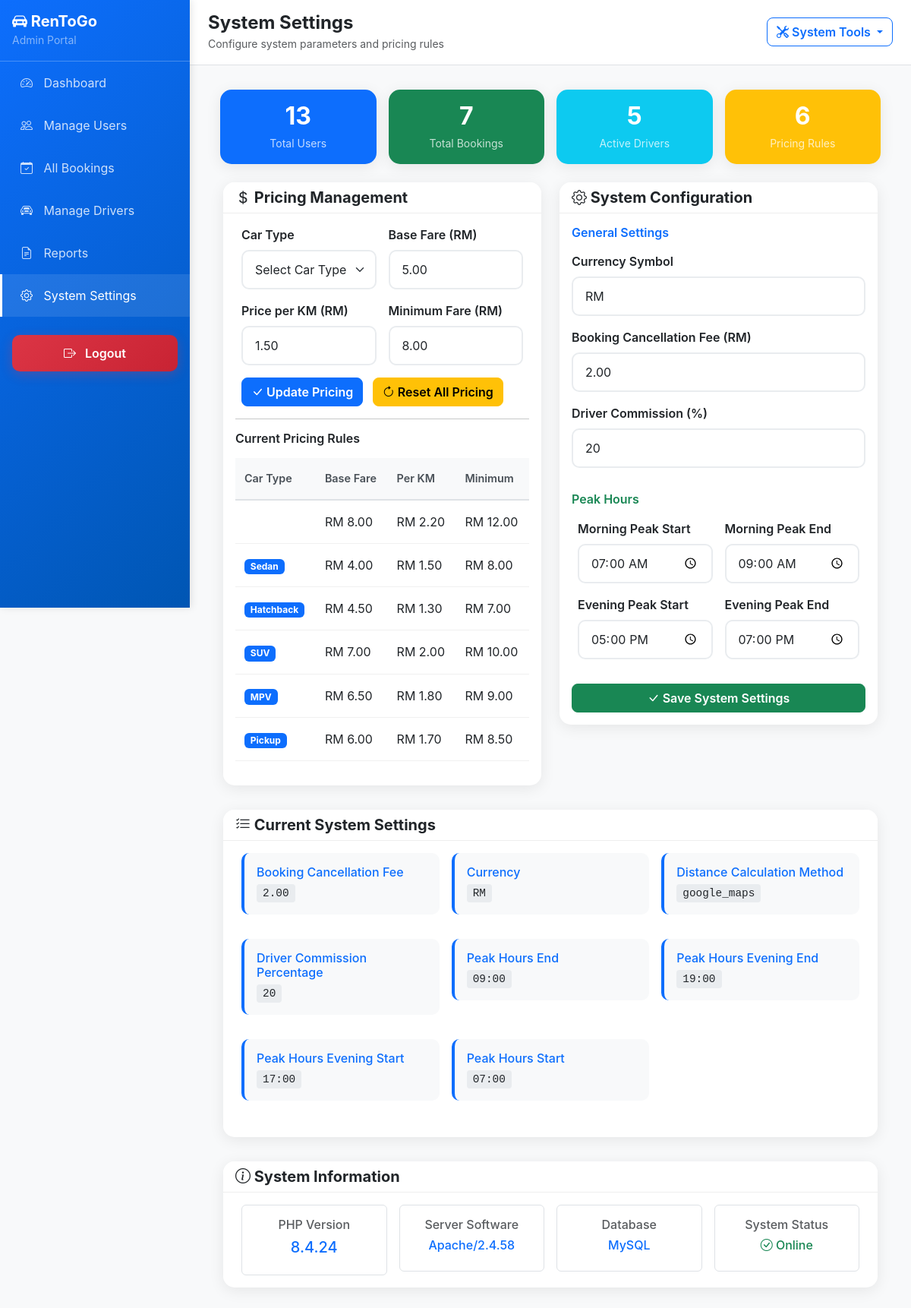
Screenshot of /admin/settings.php (signed in) with the database file from the repository.
### tables this page shows
CREATE TABLE `pricing_settings` (
  `id` int NOT NULL,
  `car_type` enum('Sedan','Hatchback','SUV','MPV','Pickup') NOT NULL,
  `base_fare` decimal(6,2) NOT NULL DEFAULT '5.00' COMMENT 'Starting fare for any trip',
  `price_per_km` decimal(6,2) NOT NULL DEFAULT '1.50' COMMENT 'Rate per kilometer',
  `price_per_minute` decimal(6,2) DEFAULT '0.30' COMMENT 'Rate per minute for waiting time',
  `peak_multiplier` decimal(3,2) DEFAULT '1.20' COMMENT 'Peak hours multiplier',
  `minimum_fare` decimal(6,2) DEFAULT '8.00' COMMENT 'Minimum total fare',
  `created_at` timestamp NULL DEFAULT CURRENT_TIMESTAMP,
  `updated_at` timestamp NULL DEFAULT CURRENT_TIMESTAMP ON UPDATE CURRENT_TIMESTAMP
);

### admin/settings.php (the view, shortened to what the rows shown need)
<?php
$database = new Database();
$db = $database->getConnection();
function fixDatabaseStructure($db) {
    try {
        return true;
    } catch (Exception $e) {
        return false;
    }
}
if (!fixDatabaseStructure($db)) {
    $error = "Failed to update database structure for Van and Coupe support.";
} else {
    $checkQuery = "SELECT car_type FROM pricing_settings WHERE car_type IN ('Van', 'Coupe')";
    $stmt = $db->prepare($checkQuery);
    $stmt->execute();
    $existing = $stmt->fetchAll(PDO::FETCH_COLUMN);
    if (count($existing) < 2) {
        $vanExists = in_array('Van', $existing);
        $coupeExists = in_array('Coupe', $existing);
        if (!$vanExists) {
            $query = "INSERT INTO pricing_settings (car_type, base_fare, price_per_km, price_per_minute, peak_multiplier, minimum_fare)
                      VALUES ('Van', 8.00, 2.20, 0.30, 1.20, 12.00)";
            $db->exec($query);
        }
        if (!$coupeExists) {
            $query = "INSERT INTO pricing_settings (car_type, base_fare, price_per_km, price_per_minute, peak_multiplier, minimum_fare)
                      VALUES ('Coupe', 5.50, 1.60, 0.30, 1.20, 8.50)";
            $db->exec($query);
        }
    }
}
try {
    $query = "SELECT * FROM pricing_settings ORDER BY car_type";
    $stmt = $db->prepare($query);
    $stmt->execute();
    $pricing_settings = $stmt->fetchAll(PDO::FETCH_ASSOC);
} catch (Exception $e) {
    $pricing_settings = [];
}
$query = "SELECT
            (SELECT COUNT(*) FROM user) as total_users,
            (SELECT COUNT(*) FROM booking) as total_bookings,
            (SELECT COUNT(*) FROM driver) as total_drivers,
            (SELECT COUNT(*) FROM pricing_settings) as pricing_rules";
$stmt = $db->prepare($query);
$stmt->execute();
$stats = $stmt->fetch(PDO::FETCH_ASSOC);
?>
<!DOCTYPE html>
<html lang="en">
<head>
    <link href="https://cdn.jsdelivr.net/npm/bootstrap@5.3.0/dist/css/bootstrap.min.css" rel="stylesheet">
    <link rel="stylesheet" href="https://cdn.jsdelivr.net/npm/bootstrap-icons@1.10.0/font/bootstrap-icons.css">
</head>
<body>
    <div class="d-flex">
        <div class="main-content">
            <div class="dashboard-content">
                <div class="row g-3 mb-4">
                    <div class="col-md-3">
                        <div class="card stat-card bg-primary text-white">
                            <div class="card-body text-center">
                                <h2 class="mb-1 fw-bold"><?php echo $stats['total_users'] ?? 0; ?></h2>
                            </div>
                        </div>
                    </div>
                    <div class="col-md-3">
                        <div class="card stat-card bg-success text-white">
                            <div class="card-body text-center">
                                <h2 class="mb-1 fw-bold"><?php echo $stats['total_bookings'] ?? 0; ?></h2>
                            </div>
                        </div>
                    </div>
                    <div class="col-md-3">
                        <div class="card stat-card bg-info text-white">
                            <div class="card-body text-center">
                                <h2 class="mb-1 fw-bold"><?php echo $stats['total_drivers'] ?? 0; ?></h2>
                            </div>
                        </div>
                    </div>
                    <div class="col-md-3">
                        <div class="card stat-card bg-warning text-white">
                            <div class="card-body text-center">
                                <h2 class="mb-1 fw-bold"><?php echo $stats['pricing_rules'] ?? 0; ?></h2>
                            </div>
                        </div>
                    </div>
                </div>
                <div class="row g-4">
                    <div class="col-lg-6">
                        <div class="card">
                            <div class="card-body">
                                <?php if (!empty($pricing_settings)): ?>
                                <div class="table-responsive">
                                    <table class="table table-sm table-hover">
                                        <thead>
                                            <tr>
                                                <th>Car Type</th>
                                                <th>Base Fare</th>
                                                <th>Per KM</th>
                                                <th>Minimum</th>
                                            </tr>
                                        </thead>
                                        <tbody>
                                            <?php foreach ($pricing_settings as $pricing): ?>
                                            <tr>
                                                <td><span class="badge bg-primary"><?php echo $pricing['car_type']; ?></span></td>
                                                <td>RM <?php echo number_format($pricing['base_fare'], 2); ?></td>
                                                <td>RM <?php echo number_format($pricing['price_per_km'], 2); ?></td>
                                                <td>RM <?php echo number_format($pricing['minimum_fare'], 2); ?></td>
                                            </tr>
                                            <?php endforeach; ?>
                                        </tbody>
                                    </table>
                                </div>
                                <?php endif; ?>
                            </div>
                        </div>
                    </div>
                </div>
            </div>
        </div>
    </div>
</body>
</html>

### rows the page displays
pricing_settings: base_fare "8.00", price_per_km "2.20", minimum_fare "12.00"
pricing_settings: car_type "Sedan", base_fare "4.00", price_per_km "1.50", minimum_fare "8.00"
pricing_settings: car_type "Hatchback", base_fare "4.50", price_per_km "1.30", minimum_fare "7.00"
pricing_settings: car_type "SUV", base_fare "7.00", price_per_km "2.00", minimum_fare "10.00"
pricing_settings: car_type "MPV", base_fare "6.50", price_per_km "1.80", minimum_fare "9.00"
pricing_settings: car_type "Pickup", base_fare "6.00", price_per_km "1.70", minimum_fare "8.50"

### other values shown
$stats['total_users'] "13"
$stats['total_bookings'] "7"
$stats['total_drivers'] "5"
$stats['pricing_rules'] "6"
str_replace('_', ' ', $key) "Booking Cancellation Fee"
$value "2.00"
str_replace('_', ' ', $key) "Currency"
$value "RM"
str_replace('_', ' ', $key) "Distance Calculation Method"
$value "google_maps"
str_replace('_', ' ', $key) "Driver Commission Percentage"
$value "20"
str_replace('_', ' ', $key) "Peak Hours End"
$value "09:00"
str_replace('_', ' ', $key) "Peak Hours Evening End"
